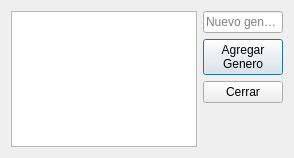
<?xml version="1.0" encoding="UTF-8"?>
<ui version="4.0">
 <class>DialogGenero</class>
 <widget class="QDialog" name="DialogGenero">
  <property name="geometry">
   <rect>
    <x>0</x>
    <y>0</y>
    <width>294</width>
    <height>158</height>
   </rect>
  </property>
  <property name="windowTitle">
   <string>Dialog</string>
  </property>
  <layout class="QHBoxLayout" name="horizontalLayout">
   <item>
    <widget class="QListWidget" name="listagenero"/>
   </item>
   <item>
    <layout class="QVBoxLayout" name="verticalLayout">
     <item>
      <widget class="QLineEdit" name="newGenero">
       <property name="placeholderText">
        <string>Nuevo genero</string>
       </property>
      </widget>
     </item>
     <item>
      <widget class="QPushButton" name="pushButton">
       <property name="text">
        <string>Agregar 
Genero</string>
       </property>
      </widget>
     </item>
     <item>
      <widget class="QPushButton" name="pushButton_2">
       <property name="text">
        <string>Cerrar</string>
       </property>
      </widget>
     </item>
     <item>
      <spacer name="verticalSpacer">
       <property name="orientation">
        <enum>Qt::Vertical</enum>
       </property>
       <property name="sizeHint" stdset="0">
        <size>
         <width>20</width>
         <height>98</height>
        </size>
       </property>
      </spacer>
     </item>
    </layout>
   </item>
  </layout>
 </widget>
 <resources/>
 <connections/>
</ui>
